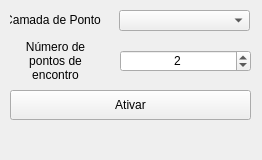
<?xml version="1.0" encoding="UTF-8"?>
<ui version="4.0">
 <class>convWindow</class>
 <widget class="QDockWidget" name="convWindow">
  <property name="geometry">
   <rect>
    <x>0</x>
    <y>0</y>
    <width>262</width>
    <height>160</height>
   </rect>
  </property>
  <property name="sizePolicy">
   <sizepolicy hsizetype="MinimumExpanding" vsizetype="Fixed">
    <horstretch>0</horstretch>
    <verstretch>0</verstretch>
   </sizepolicy>
  </property>
  <property name="minimumSize">
   <size>
    <width>262</width>
    <height>160</height>
   </size>
  </property>
  <property name="maximumSize">
   <size>
    <width>524287</width>
    <height>524287</height>
   </size>
  </property>
  <property name="windowTitle">
   <string>Plano de chamada</string>
  </property>
  <widget class="QWidget" name="dockWidgetContents">
   <property name="minimumSize">
    <size>
     <width>0</width>
     <height>160</height>
    </size>
   </property>
   <widget class="QLabel" name="label">
    <property name="geometry">
     <rect>
      <x>10</x>
      <y>9</y>
      <width>91</width>
      <height>21</height>
     </rect>
    </property>
    <property name="text">
     <string>Camada de Pontos</string>
    </property>
    <property name="alignment">
     <set>Qt::AlignCenter</set>
    </property>
   </widget>
   <widget class="QPushButton" name="ativarButton">
    <property name="geometry">
     <rect>
      <x>10</x>
      <y>90</y>
      <width>241</width>
      <height>30</height>
     </rect>
    </property>
    <property name="text">
     <string>Ativar</string>
    </property>
    <property name="checkable">
     <bool>false</bool>
    </property>
    <property name="checked">
     <bool>false</bool>
    </property>
   </widget>
   <widget class="QgsMapLayerComboBox" name="layerCombo">
    <property name="geometry">
     <rect>
      <x>119</x>
      <y>10</y>
      <width>131</width>
      <height>21</height>
     </rect>
    </property>
   </widget>
   <widget class="QLabel" name="label_2">
    <property name="geometry">
     <rect>
      <x>10</x>
      <y>40</y>
      <width>91</width>
      <height>41</height>
     </rect>
    </property>
    <property name="text">
     <string>Número de pontos de encontro</string>
    </property>
    <property name="alignment">
     <set>Qt::AlignCenter</set>
    </property>
    <property name="wordWrap">
     <bool>true</bool>
    </property>
   </widget>
   <widget class="QSpinBox" name="knumberBox">
    <property name="geometry">
     <rect>
      <x>120</x>
      <y>50</y>
      <width>131</width>
      <height>22</height>
     </rect>
    </property>
    <property name="alignment">
     <set>Qt::AlignCenter</set>
    </property>
    <property name="minimum">
     <number>1</number>
    </property>
    <property name="maximum">
     <number>99999</number>
    </property>
    <property name="value">
     <number>2</number>
    </property>
   </widget>
  </widget>
 </widget>
 <customwidgets>
  <customwidget>
   <class>QgsMapLayerComboBox</class>
   <extends>QComboBox</extends>
   <header>qgsmaplayercombobox.h</header>
  </customwidget>
 </customwidgets>
 <resources/>
 <connections/>
</ui>
